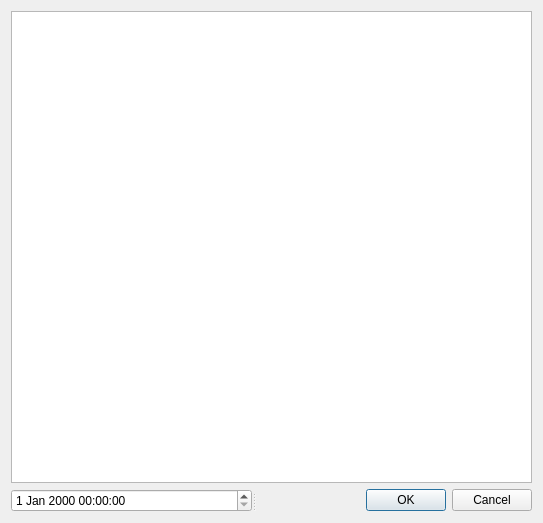
<?xml version="1.0" encoding="UTF-8"?>
<ui version="4.0">
 <class>Dialog</class>
 <widget class="QDialog" name="Dialog">
  <property name="geometry">
   <rect>
    <x>0</x>
    <y>0</y>
    <width>543</width>
    <height>523</height>
   </rect>
  </property>
  <property name="windowTitle">
   <string>Dialog</string>
  </property>
  <layout class="QVBoxLayout" name="verticalLayout">
   <item>
    <widget class="QTextEdit" name="textEdit"/>
   </item>
   <item>
    <widget class="QSplitter" name="splitter">
     <property name="orientation">
      <enum>Qt::Horizontal</enum>
     </property>
     <widget class="QDateTimeEdit" name="dateTimeEdit"/>
     <widget class="QDialogButtonBox" name="buttonBox">
      <property name="orientation">
       <enum>Qt::Horizontal</enum>
      </property>
      <property name="standardButtons">
       <set>QDialogButtonBox::Cancel|QDialogButtonBox::Ok</set>
      </property>
     </widget>
    </widget>
   </item>
  </layout>
 </widget>
 <resources/>
 <connections>
  <connection>
   <sender>buttonBox</sender>
   <signal>accepted()</signal>
   <receiver>Dialog</receiver>
   <slot>accept()</slot>
   <hints>
    <hint type="sourcelabel">
     <x>248</x>
     <y>254</y>
    </hint>
    <hint type="destinationlabel">
     <x>157</x>
     <y>274</y>
    </hint>
   </hints>
  </connection>
  <connection>
   <sender>buttonBox</sender>
   <signal>rejected()</signal>
   <receiver>Dialog</receiver>
   <slot>reject()</slot>
   <hints>
    <hint type="sourcelabel">
     <x>316</x>
     <y>260</y>
    </hint>
    <hint type="destinationlabel">
     <x>286</x>
     <y>274</y>
    </hint>
   </hints>
  </connection>
 </connections>
</ui>
